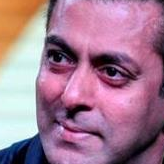
#> input picture Bollywood Criminals/model/dataset/cropped/Salman_Khan/Salman_Khan1.png, 164 x 164 px, given in place of sk.jpeg, which was not available
$ jupyter execute --allow-errors Bollywood_Criminals.ipynb   (shell and % lines are left out)
#> lines starting #> are read from the running program, lines starting #| are printed output that depends on the picture; after the words box and inside, x2 and y2 are one past the last pixel; in counts of white or black regions, pixels touching at a corner belong together; pictures that were not available may be replaced by others from this repository, and a replacement may not be noted
[cell 1]
import numpy as np
import cv2
import matplotlib
import matplotlib.pyplot as plt

[cell 2]
img = cv2.imread('test_images/sk.jpeg')
#> img is the input picture: shape (164, 164, 3); mean B, G, R 147.6, 124, 165.3

[cell 3]
img.shape
#> Out = (164, 164, 3)

[cell 4]
plt.imshow(img)

[cell 5]
gray = cv2.cvtColor(img,cv2.COLOR_BGR2GRAY)
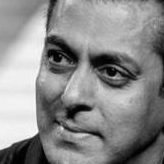
#> gray: shape (164, 164); min 0, max 250, mean 139

[cell 6]
gray.shape
#> Out = (164, 164)

[cell 7]
gray

[cell 8]
plt.imshow(gray,cmap='gray')

[cell 9]
face_cascade = cv2.CascadeClassifier('./opencv/haarcascades/haarcascade_frontalface_default.xml')

[cell 10]
eye_cascade = cv2.CascadeClassifier('./opencv/haarcascades/haarcascade_eye.xml')

[cell 11]
faces = face_cascade.detectMultiScale(gray, 1.3, 5)
#> faces = [[10, 12, 141, 141]]
faces
#> Out = [[10, 12, 141, 141]]

[cell 12]
(x,y,w,h) = faces[0]
#> x = 10; y = 12; w = 141; h = 141

[cell 13]
x,y,w,h
#> Out = (10, 12, 141, 141)

[cell 14]
face_img = cv2.rectangle(img,(x,y),(x+w,y+h),(255,0,0),2)
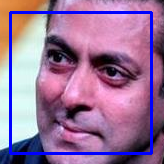
#> face_img: shape (164, 164, 3); mean B, G, R 154.6, 116, 155.1

[cell 15]
plt.imshow(face_img)

[cell 16]
cv2.destroyAllWindows()
for (x,y,w,h) in faces:
    face_img = cv2.rectangle(img,(x,y),(x+w,y+h),(255,0,0),2)
    roi_gray = gray[y:y+h, x:x+w]
    roi_color = face_img[y:y+h, x:x+w]
    eyes = eye_cascade.detectMultiScale(roi_gray)
    for (ex,ey,ew,eh) in eyes:
        cv2.rectangle(roi_color,(ex,ey),(ex+ew,ey+eh),(0,255,0),2)
#> this loop made 1 pass
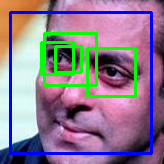
#> img: shape (164, 164, 3); 6.73% of pixels changed, all inside (x1, y1, x2, y2) = (40, 32, 137, 98)
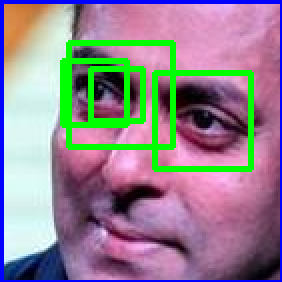
#> roi_color: shape (141, 141, 3) (shown 2 times larger); mean B, G, R 144.3, 133.4, 146.6


plt.figure()
plt.imshow(face_img, cmap='gray')
plt.show()

[cell 17]
plt.imshow(roi_color, cmap='gray')

[cell 18]
cropped_img = np.array(roi_color)
cropped_img.shape
#> Out = (141, 141, 3)

[cell 19]
def get_cropped_image_if_2_eyes(image_path):
#> called with image_path = 'test_images/sk.jpeg'
    img = cv2.imread(image_path)
    if(img is not None):
        gray = cv2.cvtColor(img, cv2.COLOR_BGR2GRAY)
        faces = face_cascade.detectMultiScale(gray, 1.3, 5)
#> faces = [[10, 12, 141, 141]]
        for (x,y,w,h) in faces:
            roi_gray = gray[y:y+h, x:x+w]
            roi_color = img[y:y+h, x:x+w]
            eyes = eye_cascade.detectMultiScale(roi_gray)
            if len(eyes) >= 2:
                return roi_color
#> call 2 of get_cropped_image_if_2_eyes, with image_path = './dataset/cropped/Salman_Khan'
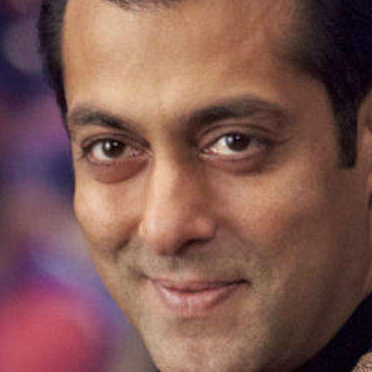
#> input picture Bollywood Criminals/model/dataset/cropped/Salman_Khan/Salman_Khan10.png, 372 x 372 px, given in place of Salman_Khan, which was not available
#> in get_cropped_image_if_2_eyes, img is the input picture: shape (372, 372, 3); mean B, G, R 81.9, 88.4, 128.1
#> in get_cropped_image_if_2_eyes (call 2), `gray = cv2.cvtColor(img, cv2.COLOR_BGR2GRAY)`:
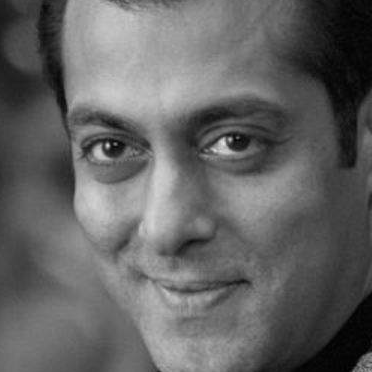
#> gray: shape (372, 372); min 0, max 230, mean 99.5
#> in get_cropped_image_if_2_eyes (call 2), `faces = face_cascade.detectMultiScale(gray, 1.3, 5)`: faces = [[24, 27, 316, 316]]
#> this loop made 1 pass
#> (x, y, w, h, eyes) on pass 1: (24, 27, 316, 316, [[103, 238, 23, 23], [46, 85, 74, 74], [157, 68, 94, 94]])
#> pass 1, in get_cropped_image_if_2_eyes (call 2), `roi_gray = gray[y:y+h, x:x+w]`:
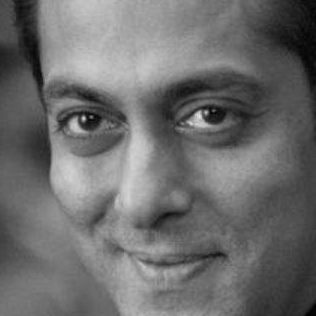
#> roi_gray: shape (316, 316); min 1, max 230, mean 108.7
#> pass 1, in get_cropped_image_if_2_eyes (call 2), `roi_color = img[y:y+h, x:x+w]`:
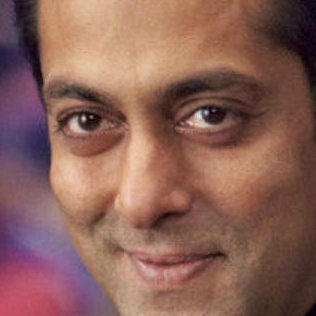
#> roi_color: shape (316, 316, 3); mean B, G, R 87.7, 97.4, 138.9

[cell 20]
original_image = cv2.imread('test_images/sk.jpeg')
plt.imshow(original_image)

[cell 21]
cropped_image = get_cropped_image_if_2_eyes('test_images/sk.jpeg')
plt.imshow(cropped_image)

[cell 22]
path_to_data = "./dataset/"
path_to_cr_data = "./dataset/cropped/"

[cell 23]
import os
img_dirs = []
for entry in os.scandir(path_to_data):
    if entry.is_dir():
        img_dirs.append(entry.path)

[cell 24]
img_dirs

[cell 25]
import shutil
if os.path.exists(path_to_cr_data):
     shutil.rmtree(path_to_cr_data)
os.mkdir(path_to_cr_data)

[cell 26]
cropped_image_dirs = []
celebrity_file_names_dict = {}
for img_dir in img_dirs:
    count = 1
    celebrity_name = img_dir.split('/')[-1]
    celebrity_file_names_dict[celebrity_name] = []
    for entry in os.scandir(img_dir):
        roi_color = get_cropped_image_if_2_eyes(entry.path)
        if roi_color is not None:
            cropped_folder = path_to_cr_data + celebrity_name
            if not os.path.exists(cropped_folder):
                os.makedirs(cropped_folder)
                cropped_image_dirs.append(cropped_folder)
                print("Generating cropped images in folder: ",cropped_folder)
            cropped_file_name = celebrity_name + str(count) + ".png"
            cropped_file_path = cropped_folder + "/" + cropped_file_name
            cv2.imwrite(cropped_file_path, roi_color)
            celebrity_file_names_dict[celebrity_name].append(cropped_file_path)
            count += 1

[cell 27]
import numpy as np
import pywt
import cv2

def w2d(img, mode='haar', level=1):
#> called with mode = 'db1', level = 5
    imArray = img
    #Datatype conversions
    #convert to grayscale
    imArray = cv2.cvtColor( imArray,cv2.COLOR_RGB2GRAY )
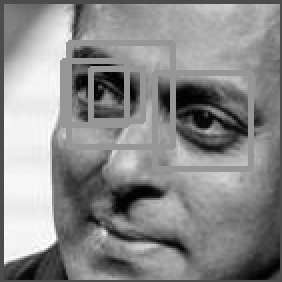
#> imArray: shape (141, 141) (shown 2 times larger); min 0, max 253, mean 138.1
    #convert to float
    imArray =  np.float32(imArray)
    imArray /= 255;
    # compute coefficients
    coeffs=pywt.wavedec2(imArray, mode, level=level)

    #Process Coefficients
    coeffs_H=list(coeffs)
    coeffs_H[0] *= 0;

    # reconstruction
    imArray_H=pywt.waverec2(coeffs_H, mode);
    imArray_H *= 255;
    imArray_H =  np.uint8(imArray_H)
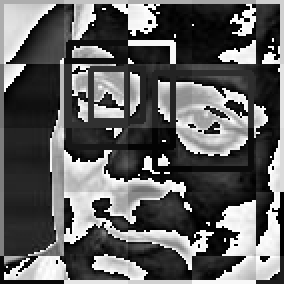
#> imArray_H: shape (142, 142) (shown 2 times larger); min 0, max 255, mean 96

    return imArray_H

[cell 28]
im_har = w2d(cropped_img,'db1',5)
plt.imshow(im_har, cmap='gray')

[cell 29]
celebrity_file_names_dict = {}
for img_dir in cropped_image_dirs:
    celebrity_name = img_dir.split('/')[-1]
    file_list = []
    for entry in os.scandir(img_dir):
        file_list.append(entry.path)
    celebrity_file_names_dict[celebrity_name] = file_list
celebrity_file_names_dict

[cell 30]
class_dict = {}
count = 0
for celebrity_name in celebrity_file_names_dict.keys():
    class_dict[celebrity_name] = count
    count = count + 1
class_dict
